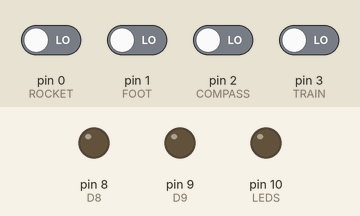
Simulated run of this sketch. Board: Arduino Uno, built with avr-gcc and run on an emulated ATmega328P. Shown: output pins drawn as LEDs (lit = HIGH). The test bench sets the inputs (shaded band); at power-on: pin 0 (ROCKET), pin 1 (FOOT), pin 2 (COMPASS), pin 3 (TRAIN) LOW. Pins used as bus, display or sensor lines are not drawn.

Above: at 1.2 s.
1.3 s: pin 0 (ROCKET) driven HIGH
At 1.76 s:
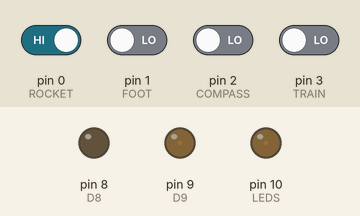
4.3 s: pin 0 (ROCKET) driven LOW
7.3 s: pin 1 (FOOT) driven HIGH
At 7.45 s:
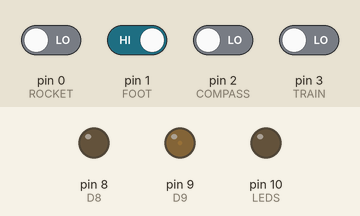
10.3 s: pin 1 (FOOT) driven LOW
At 11.63 s:
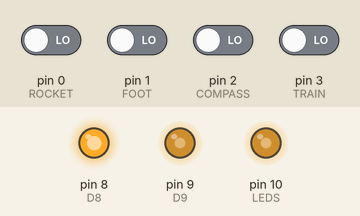
13.3 s: pin 2 (COMPASS) driven HIGH
At 14.4 s:
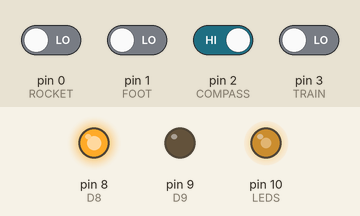
16.3 s: pin 2 (COMPASS) driven LOW
At 16.88 s:
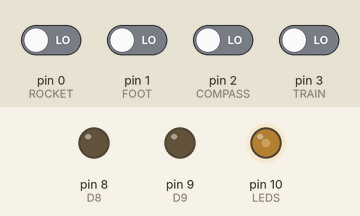
Timing chart, 0 to 25.6 s (numbered marks = the images above; inputs shaded):
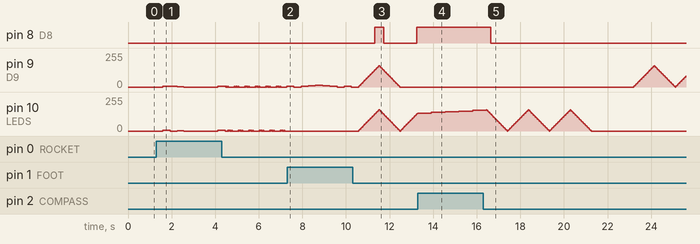

Measured:
- after the input at 1.3 s, pin 9 (D9): 0/255 → 5/255 after 0.30 s, → 1/255 0.66 s later, → 0/255 0.30 s later, → 5/255 1.6 s later; pin 10 (LEDS): 0/255 → 5/255 after 0.30 s, → 0/255 0.33 s later, → 1/255 0.33 s later, → 0/255 0.30 s later, … (5 changes in this stretch)
- after the input at 7.3 s, pin 10 (LEDS): stops changing and stays 0/255
- after the input at 10.3 s, pin 8 (D8): LOW → HIGH after 1.0 s, → LOW 0.39 s later, → HIGH 1.5 s later
- after the input at 13.3 s, pin 8 (D8): stays HIGH (without the input it goes to LOW after 0.35 s)
- after the input at 16.3 s, pin 8 (D8): HIGH → LOW after 0.35 s instead of 4.5 s

The sketch:

moonlight.ino
```cpp
// #include <Arduino.h>

// Moonlight - a meditation device and nightlight in one!

// Temporary defining pin numbers:
#define D0 0
#define D1 1
#define D2 2
#define D3 3
#define D7 7
#define D8 8
#define D9 9
#define D10 10

// Define button pins
int ROCKET = D0;
int FOOT = D1;
int COMPASS = D2;
int TRAIN = D3;

// Define LED pins
int LED1 = D9;
int LED2 = D8;
int LED3 = D7;
int LED4 = D10; // sun
int LEDS[] = {LED1, LED2, LED3, LED4};

// Modes
enum Mode { OFF, MIST, TIDE, FIREFLY, MOONLIT };
Mode currentMode = OFF;

bool paused = false;
int pulseSpeed = 30;

// brightness
int bright_vals[4] = {0, 80, 160, 255};
int maxbright = 0;
int brightIndex = 0;

// mist mode
int mistBrightness = 0;
int mistFadeAmount = 5;

// tide mode
int tideStep = 0;
unsigned long lastTideUpdate = 0;
const int tideInterval = 300;
int tideBrightness = 0;
int tideFadeAmount = 5;

// firefly mode
int fireflyBrightness[4] = {0, 0, 0, 0};
int fireflyDirection[4] = {1, 1, 1, 1};
unsigned long fireflyTimers[4] = {0, 0, 0, 0};
int fireflySpeeds[4] = {15, 23, 18, 20};

// moonlit mode
int moonlitIndex = 0;
int moonlitBrightness = 0;
int moonlitFadeAmount = 2;

void setup() {
  pinMode(ROCKET, INPUT); // it'll give errors but on vsc that's alr :)
  pinMode(FOOT, INPUT);
  pinMode(COMPASS, INPUT);
  pinMode(TRAIN, INPUT);

  for (int i = 0; i < 4; i++) {
    pinMode(LEDS[i], OUTPUT);
  }
}

void loop() {
    readButtons();

    if (paused) return;

    switch (currentMode) {
        case MIST:
            mistMode();
            break;
        case TIDE:
            tideMode();
            break;
        case FIREFLY:
            fireflyMode();
            break;
        case MOONLIT:
            moonlitMode();
            break;
        case OFF:
        default:
            turnOffAll();
            break;
    }
}

void readButtons() {
    if (digitalRead(FOOT) == HIGH) {
        brightIndex = (brightIndex + 1) % 4;
        maxbright = bright_vals[brightIndex];
        delay(300);
    }

    if (digitalRead(COMPASS) == HIGH)
    {
        paused = !paused; // toggle
        delay(300);
    }

    if (digitalRead(TRAIN) == HIGH) {
        if (currentMode != MOONLIT) {
            currentMode = MOONLIT;
            moonlitIndex = 0;
            moonlitBrightness = 0;
        } else {
            moonlitIndex = (moonlitIndex + 1) % 4;
        }

        delay(300);
    }

    if (digitalRead(ROCKET) == HIGH) {
        if (currentMode == MOONLIT) {
            currentMode = MIST;
        } else {
            currentMode = static_cast<Mode>((currentMode + 1) % 4); // OFF is skipped
        }
        delay(300);
    }

}

void turnOffAll() {
  for (int i = 0; i < 4; i++) {
    analogWrite(LEDS[i], 0);
  }
}

void mistMode() {
  // Update brightness once
  mistBrightness += mistFadeAmount;
  if (mistBrightness <= 0 || mistBrightness >= maxbright) {
    mistFadeAmount = -mistFadeAmount;
  }

  // Apply to all LEDs
  for (int i = 0; i < 4; i++) {
    analogWrite(LEDS[i], mistBrightness);
  }

  delay(pulseSpeed);
}

void tideMode() {
  tideBrightness += tideFadeAmount;
  if (tideBrightness <= 0 || tideBrightness >= maxbright) {
    tideFadeAmount = -tideFadeAmount;

    if (tideBrightness <= 0) {
      tideStep = (tideStep + 1) % 8;
    }
  }

  int ledsOn[4] = {0, 0, 0, 0};

  switch (tideStep) {
    case 0: ledsOn[0] = 1; break;
    case 1: ledsOn[0] = ledsOn[1] = 1; break;
    case 2: ledsOn[0] = ledsOn[1] = ledsOn[2] = 1; break;
    case 3: ledsOn[0] = ledsOn[1] = ledsOn[2] = ledsOn[3] = 1; break;
    case 4: ledsOn[1] = ledsOn[2] = ledsOn[3] = 1; break;
    case 5: ledsOn[2] = ledsOn[3] = 1; break;
    case 6: ledsOn[3] = 1; break;
    case 7: break; // all off
  }

  for (int i = 0; i < 4; i++) {
    analogWrite(LEDS[i], ledsOn[i] ? tideBrightness : 0);
  }

  delay(pulseSpeed);
}

void fireflyMode() {
  for (int i = 0; i < 4; i++) {
    if (millis() - fireflyTimers[i] > fireflySpeeds[i]) {
      fireflyTimers[i] = millis();
      fireflyBrightness[i] += fireflyDirection[i];

      if (fireflyBrightness[i] >= maxbright || fireflyBrightness[i] <= 0) {
        fireflyDirection[i] = -fireflyDirection[i];
      }

      analogWrite(LEDS[i], fireflyBrightness[i]);
    }
  }
}

void moonlitMode() {
  moonlitBrightness += moonlitFadeAmount;
  if (moonlitBrightness <= 0 || moonlitBrightness >= maxbright) {
    moonlitFadeAmount = -moonlitFadeAmount;
  }

  for (int i = 0; i < 4; i++) {
    analogWrite(LEDS[i], (i == moonlitIndex) ? moonlitBrightness : 0);
  }

  delay(pulseSpeed);
}
```
